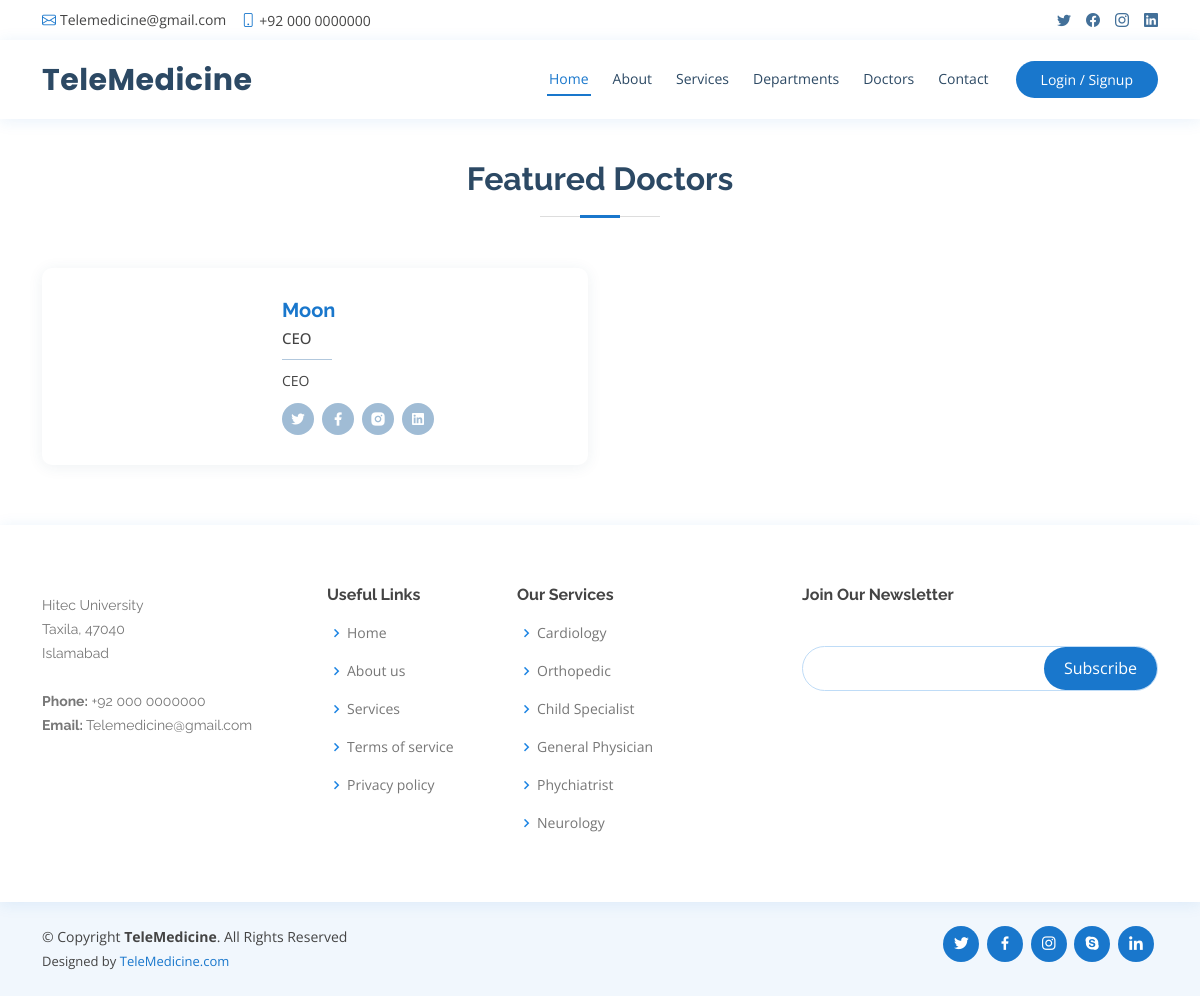
The app's page /doctors.php with its own data.
### tables this page shows
CREATE TABLE `users` (
  `user_id` int(11) NOT NULL,
  `user_name` varchar(255) NOT NULL,
  `user_email` varchar(255) NOT NULL,
  `user_phone` varchar(255) NOT NULL,
  `user_password` varchar(255) NOT NULL,
  `user_status` varchar(255) NOT NULL DEFAULT '0',
  `user_role` varchar(255) NOT NULL,
  `user_created_at` timestamp NOT NULL DEFAULT current_timestamp()
);

CREATE TABLE `user_meta` (
  `user_meta_id` int(11) NOT NULL,
  `user_id` int(11) NOT NULL,
  `user_designation` varchar(1000) NOT NULL,
  `department` varchar(1000) NOT NULL DEFAULT '',
  `short_description` varchar(1000) NOT NULL,
  `checkup_fees` varchar(1000) NOT NULL DEFAULT '',
  `full_description` varchar(1000) NOT NULL,
  `facebook_url` varchar(255) NOT NULL,
  `twitter_url` varchar(255) NOT NULL,
  `instagram_url` varchar(255) NOT NULL,
  `linkedin_url` varchar(255) NOT NULL,
  `documents_path` varchar(255) NOT NULL,
  `profilepic_path` varchar(255) NOT NULL
);

### includes/parts/all-doctors.php (the view)
<section id="doctors" class="doctors">
      <div class="container">
        <div class="section-title">
          <h2>Featured Doctors</h2>
        </div>
        <div class="row">
			<?php
			include('includes/connect.php');
			$checkemailsql="select * from users where user_role='0' AND user_status=1";
			$result=mysqli_query($conn, $checkemailsql);
			$rowcount=mysqli_num_rows($result);
			if($rowcount>0){
			while($row = mysqli_fetch_array($result, MYSQLI_ASSOC)){
			$user_id=$row['user_id'];
			$usermetasql="select * from user_meta where user_id='$user_id'";
			$usermetasqlresult=mysqli_query($conn, $usermetasql);
			$usermetarow = mysqli_fetch_array($usermetasqlresult, MYSQLI_ASSOC);
			?>
          <div class="col-lg-6">
            <div class="member d-flex align-items-start">
              <div class="pic"><img src="includes/files/<?php echo $usermetarow['profilepic_path']; ?>" class="img-fluid" alt="" width="150px"></div>
              <div class="member-info">
                <h4><a href="doc-profile.php?doctor_id=<?php echo $user_id; ?>&user_name=<?php echo $row['user_name']; ?>"><?php echo $row['user_name']; ?></a></h4>
                <span><?php echo $usermetarow['user_designation']; ?></span>
                <p><?php echo $usermetarow['short_description']; ?></p>
                <div class="social">
                  <a href="<?php echo $usermetarow['twitter_url']; ?>"><i class="ri-twitter-fill"></i></a>
                  <a href="<?php echo $usermetarow['facebook_url']; ?>"><i class="ri-facebook-fill"></i></a>
                  <a href="<?php echo $usermetarow['instagram_url']; ?>"><i class="ri-instagram-fill"></i></a>
                  <a href="<?php echo $usermetarow['linkedin_url']; ?>"> <i class="ri-linkedin-box-fill"></i> </a>
                </div>
              </div>
            </div>
          </div>
			<?php }
			}else{
				echo'Doctors Not Found';
			}?>
        </div>
      </div>
    </section>

### assets/css/style.css (style rules this page uses)
body { font-family: "Open Sans", sans-serif; color: #444444; }
a { color: #1977cc; text-decoration: none; }
h1, h2, h3, h4, h5, h6 { font-family: "Raleway", sans-serif; }
section { padding: 60px 0; overflow: hidden; }
.section-title { text-align: center; padding-bottom: 30px; }
.section-title h2 { font-size: 32px; font-weight: bold; margin-bottom: 20px; padding-bottom: 20px; position: relative; color: #2c4964; }
.section-title h2::before { content: ""; position: absolute; display: block; width: 120px; height: 1px; background: #ddd; bottom: 1px; left: calc(50% - 60px); }
.section-title h2::after { content: ""; position: absolute; display: block; width: 40px; height: 3px; background: #1977cc; bottom: 0; left: calc(50% - 20px); }
.doctors { background: #fff; }
.doctors .member { position: relative; box-shadow: 0px 2px 15px rgba(44, 73, 100, 0.08); padding: 30px; border-radius: 10px; }
.doctors .member .pic { overflow: hidden; width: 180px; border-radius: 50%; }
.doctors .member .member-info { padding-left: 30px; }
.doctors .member h4 { font-weight: 700; margin-bottom: 5px; font-size: 20px; color: #2c4964; }
.doctors .member span { display: block; font-size: 15px; padding-bottom: 10px; position: relative; font-weight: 500; }
.doctors .member span::after { content: ""; position: absolute; display: block; width: 50px; height: 1px; background: #b2c8dd; bottom: 0; left: 0; }
.doctors .member p { margin: 10px 0 0 0; font-size: 14px; }
.doctors .member .social { margin-top: 12px; display: flex; align-items: center; justify-content: flex-start; }
.doctors .member .social a { transition: ease-in-out 0.3s; display: flex; align-items: center; justify-content: center; border-radius: 50px; width: 32px; height: 32px; background: #a0bcd5; }
.doctors .member .social a i { color: #fff; font-size: 16px; margin: 0 2px; }
.doctors .member .social a+a { margin-left: 8px; }

### records on screen
users: user_name "Moon", user_meta.user_designation "CEO", user_meta.short_description "CEO"
